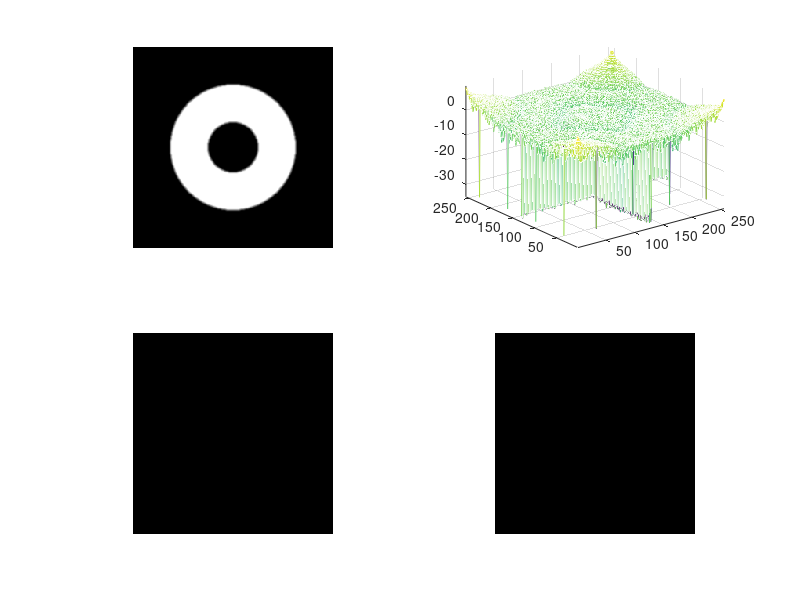

The MATLAB source for this figure:
n = 16;
a=zeros(16*n);
[x,y]=meshgrid( (1:16*n)-8*n-0.5 ) ;
r= abs(x+1i*y);
a(2*n<r & r<5*n)=1;
h = fspecial('disk',2) ;
a = imfilter(a,h,'replicate'); 
A=abs(fft2(a));
B=fftshift(A);
%%
subplot(221)
imshow(a,[])
%
subplot(222)
%surf(a)
mesh(log(A))
axis tight
%%
subplot(223)
imshow(log(A),[])
%
subplot(224)
imshow(log(B),[])

 %%
% colormap(hot)
